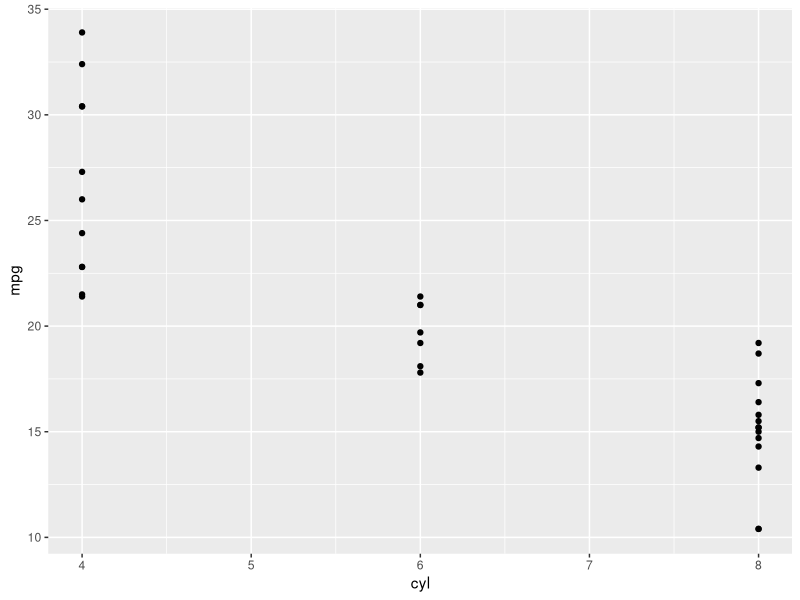
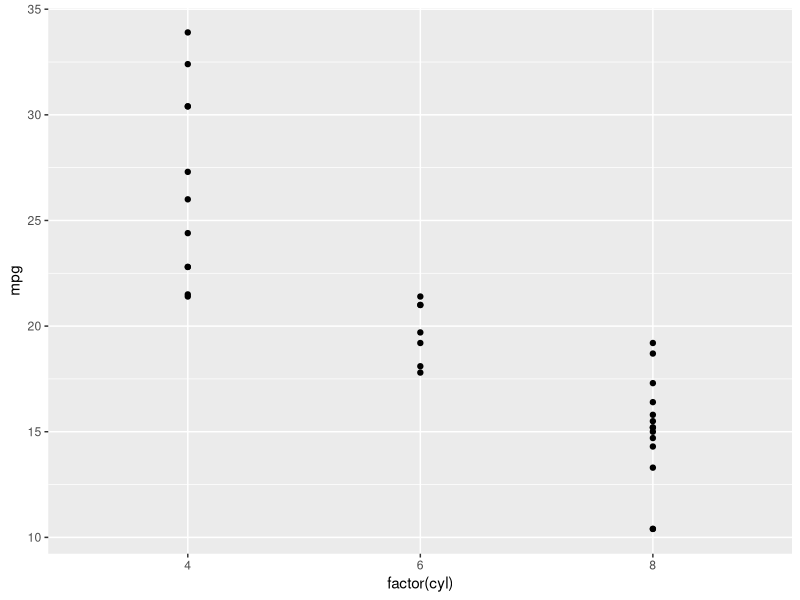
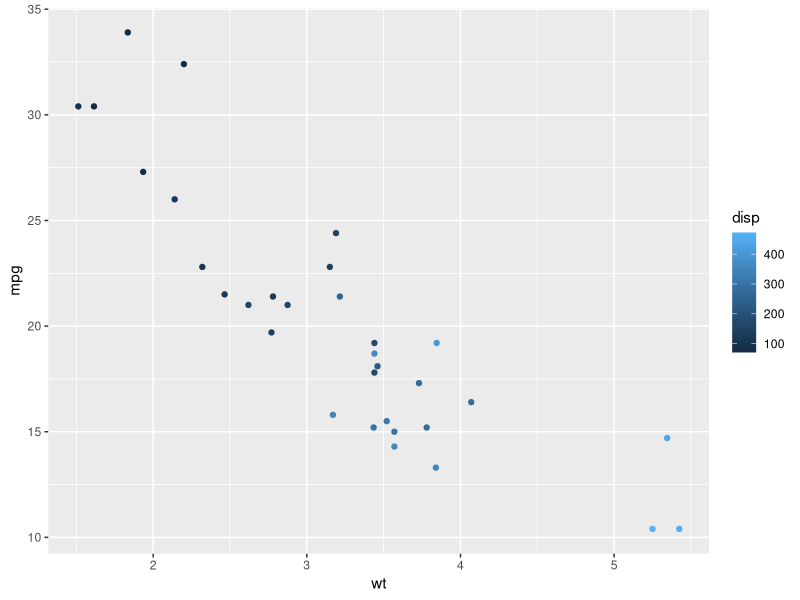
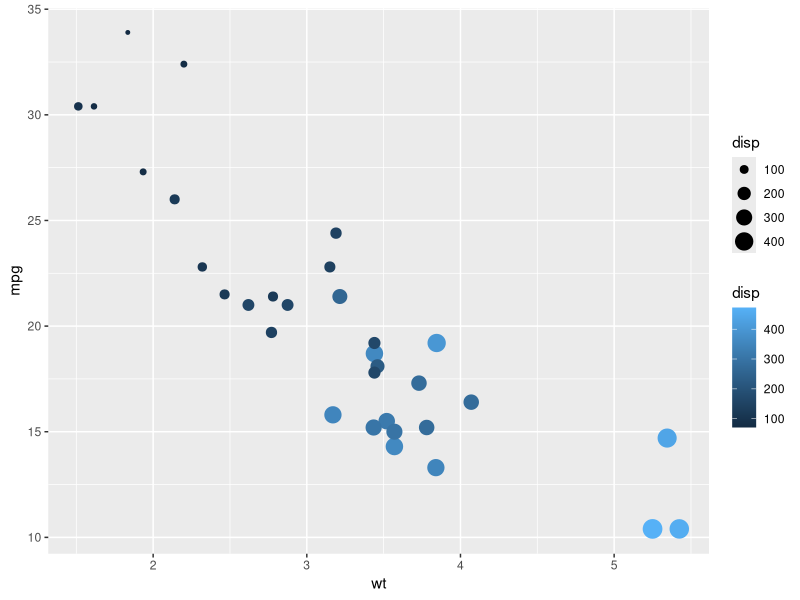
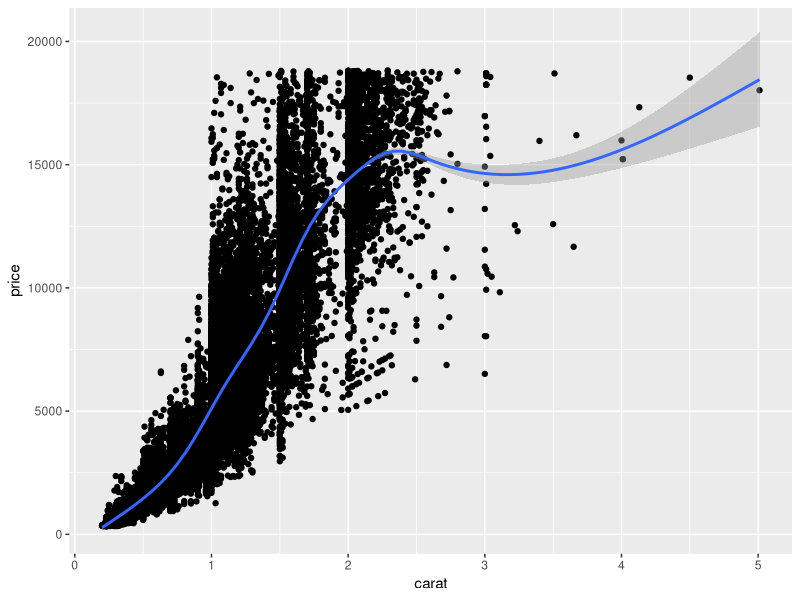
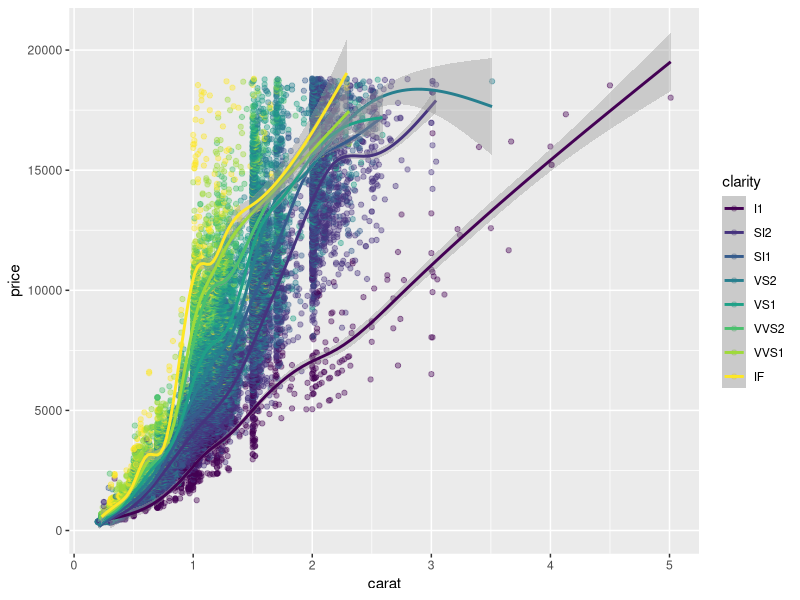
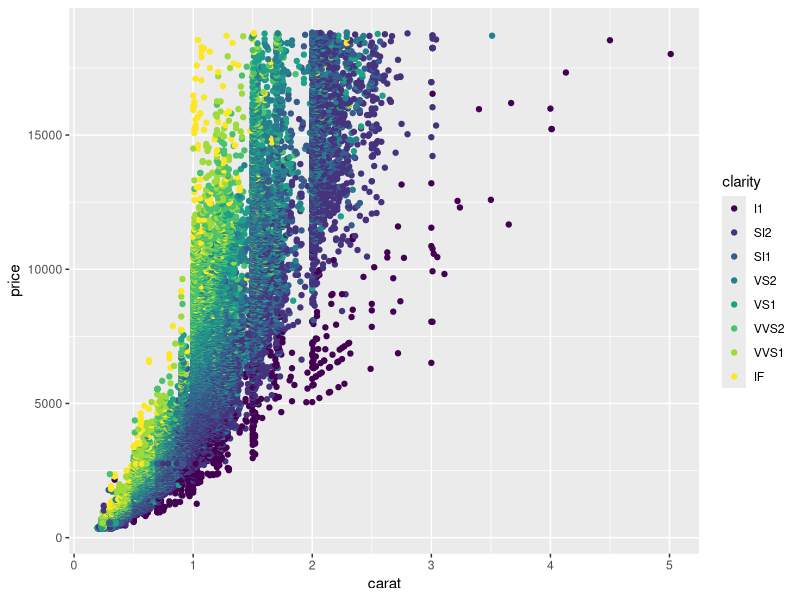

Here is the R script that generated these plots, in order:
# Load the ggplot2 package
library(ggplot2)

# Explore the mtcars data frame with str()
str(mtcars)

# Execute the following command
ggplot(mtcars, aes(cyl, mpg)) +
  geom_point()

# Change the command below so that cyl: no_of_cylinders is treated as factor
ggplot(mtcars, aes(factor(cyl), mpg)) +
  geom_point()

# Edit to add a color aesthetic mapped to disp
ggplot(mtcars, aes(wt, mpg, color=disp)) +
  geom_point()

# Change the color aesthetic to a size aesthetic
ggplot(mtcars, aes(wt, mpg, color = disp, size=disp)) +
  geom_point()

# 
str(diamonds)

# Add geom_smooth() with +
ggplot(diamonds, aes(carat, price)) +
  geom_point() +
  geom_smooth()

# Make the points 40% opaque
ggplot(diamonds, aes(carat, price, color = clarity)) +
  geom_point(alpha=0.4) +
  geom_smooth()

# From previous step
plt_price_vs_carat <- ggplot(diamonds, aes(carat, price))

# Edit this to map color to clarity,
# Assign the updated plot to a new object
plt_price_vs_carat_by_clarity <- plt_price_vs_carat + geom_point(aes(color=clarity))

# See the plot
plt_price_vs_carat_by_clarity